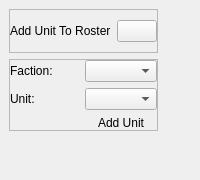
     <widget class="QWidget" name="add_unit_container" native="true">
      <property name="styleSheet">
       <string notr="true"/>
      </property>
      <layout class="QVBoxLayout" name="verticalLayout_5">
       <property name="leftMargin">
        <number>0</number>
       </property>
       <property name="topMargin">
        <number>0</number>
       </property>
       <property name="rightMargin">
        <number>0</number>
       </property>
       <property name="bottomMargin">
        <number>0</number>
       </property>
       <item alignment="Qt::AlignLeft">
        <widget class="QWidget" name="add_unit_subcontainer" native="true">
         <property name="maximumSize">
          <size>
           <width>250</width>
           <height>16777215</height>
          </size>
         </property>
         <layout class="QVBoxLayout" name="verticalLayout_6">
          <item alignment="Qt::AlignHCenter|Qt::AlignTop">
           <widget class="QFrame" name="close_frame">
            <property name="frameShape">
             <enum>QFrame::StyledPanel</enum>
            </property>
            <property name="frameShadow">
             <enum>QFrame::Raised</enum>
            </property>
            <layout class="QHBoxLayout" name="horizontalLayout_3">
             <property name="leftMargin">
              <number>0</number>
             </property>
             <property name="topMargin">
              <number>10</number>
             </property>
             <property name="rightMargin">
              <number>0</number>
             </property>
             <property name="bottomMargin">
              <number>10</number>
             </property>
             <item>
              <widget class="QLabel" name="add_unit_menu_title">
               <property name="text">
                <string>Add Unit To Roster</string>
               </property>
              </widget>
             </item>
             <item>
              <widget class="QPushButton" name="close_add_unit_button">
               <property name="text">
                <string/>
               </property>
               <property name="icon">
                <iconset resource="iconList.qrc">
                 <normaloff>:/newPrefix/Icons/quit.png</normaloff>:/newPrefix/Icons/quit.png</iconset>
               </property>
               <property name="iconSize">
                <size>
                 <width>24</width>
                 <height>24</height>
                </size>
               </property>
              </widget>
             </item>
            </layout>
           </widget>
          </item>
          <item>
           <widget class="QFrame" name="unit_select_frame">
            <property name="frameShape">
             <enum>QFrame::StyledPanel</enum>
            </property>
            <property name="frameShadow">
             <enum>QFrame::Raised</enum>
            </property>
            <layout class="QGridLayout" name="gridLayout">
             <property name="leftMargin">
              <number>0</number>
             </property>
             <property name="topMargin">
              <number>0</number>
             </property>
             <property name="rightMargin">
              <number>0</number>
             </property>
             <property name="bottomMargin">
              <number>0</number>
             </property>
             <item row="0" column="0">
              <widget class="QLabel" name="faction_select_label">
               <property name="text">
                <string>Faction:</string>
               </property>
              </widget>
             </item>
             <item row="0" column="1">
              <widget class="QComboBox" name="faction_select_combo"/>
             </item>
             <item row="1" column="0">
              <widget class="QLabel" name="unit_select_label">
               <property name="text">
                <string>Unit:</string>
               </property>
              </widget>
             </item>
             <item row="1" column="1">
              <widget class="QComboBox" name="unit_select_combo"/>
             </item>
             <item row="2" column="1">
              <widget class="QPushButton" name="submit_unit_button">
               <property name="styleSheet">
                <string notr="true">* {
border: 2px;
border-color: black;
}</string>
               </property>
               <property name="text">
                <string>Add Unit</string>
               </property>
               <property name="icon">
                <iconset resource="iconList.qrc">
                 <normaloff>:/newPrefix/Icons/insert.png</normaloff>:/newPrefix/Icons/insert.png</iconset>
               </property>
               <property name="iconSize">
                <size>
                 <width>24</width>
                 <height>24</height>
                </size>
               </property>
              </widget>
             </item>
            </layout>
           </widget>
          </item>
          <item>
           <spacer name="verticalSpacer_2">
            <property name="orientation">
             <enum>Qt::Vertical</enum>
            </property>
            <property name="sizeHint" stdset="0">
             <size>
              <width>20</width>
              <height>40</height>
             </size>
            </property>
           </spacer>
          </item>
         </layout>
        </widget>
       </item>
      </layout>
     </widget>
